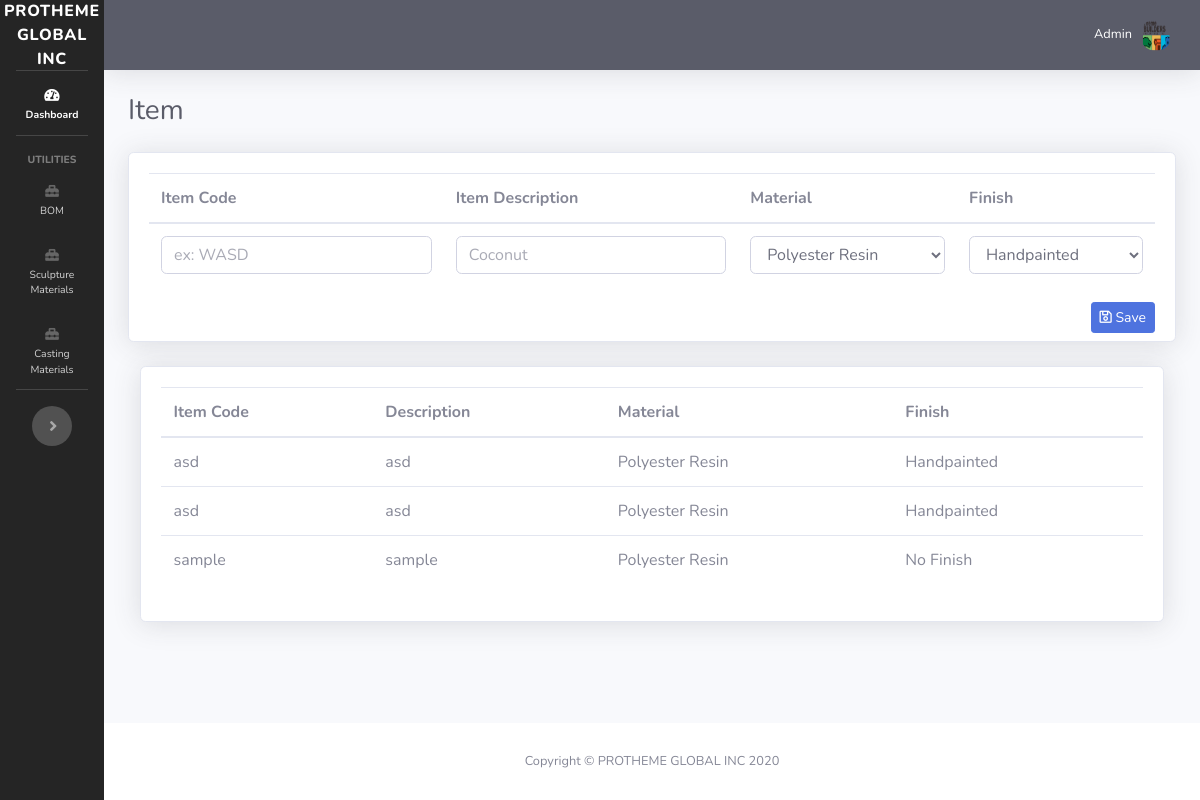
The page /item.php on the database as committed earlier.
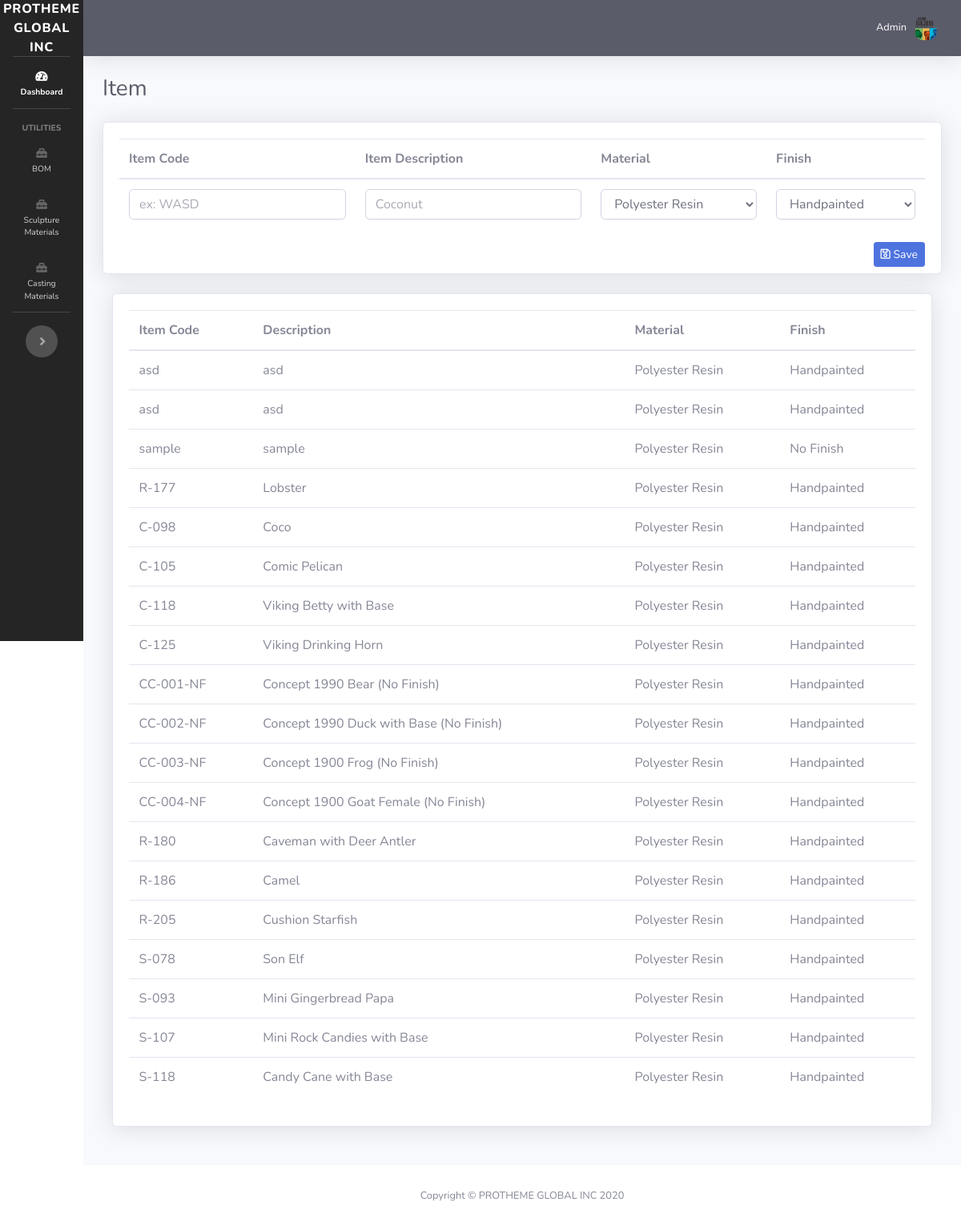
The same page on the database as committed later.
### tables this page shows
CREATE TABLE `item` (
  `id` int(11) NOT NULL,
  `item_code` varchar(128) NOT NULL,
  `item_description` varchar(128) NOT NULL,
  `material` varchar(128) NOT NULL,
  `finish` varchar(128) NOT NULL
);

### item.php (the view, shortened to what this page needs)
<?php
require_once 'dbh.php';
include("sidebar.php");
$getItems = $mysqli->query('SELECT * FROM item') or die ($mysqli->error);
?>
<div id="content-wrapper" class="d-flex flex-column">
    <div id="content">
        <?php
        include("topbar.php");
        ?>
        <div class="container-fluid">
            <div class="d-sm-flex align-items-center justify-content-between mb-4">
                <h1 class="h3 mb-0 text-gray-800">Item</h1>
            </div>
            <div class="row">
                <div class="col-lg-12 mb-4">
                    <div class="card shadow mb-4">
                        <form action="process_item.php" method="POST" class="mb-1">
                            <div class="card-body">
                                <table class="table">
                                    <thead>
                                    <tr>
                                        <th>Item Code</th>
                                        <th>Item Description</th>
                                        <th>Material</th>
                                        <th>Finish</th>
                                    </tr>
                                    </thead>
                                    <tbody>
                                    <tr>
                                        <td><input class="form-control" name="item_code" placeholder="ex: WASD" required></td>
                                        <td>
                                            <input type="text" class="form-control" name="description" placeholder="Coconut" required>
                                        </td>
                                        <td>
                                            <select class="form-control" name="material" required>
                                                <option value="Polyester Resin">Polyester Resin</option>
                                            </select>
                                        </td>
                                        <td>
                                            <select class="form-control" name="finish" required>
                                                <option value="Handpainted">Handpainted</option>
                                            </select>
                                        </td>
                                    </tr>
                                    </tbody>
                                </table>
                                <button type="submit" class="btn btn-primary btn-sm mb-1 float-right" name="save"><i class="far fa-save"></i> Save</button>
                        </form>
                    </div>
                </div>
                <div class="col-lg-12 mb-4">
                    <div class="card shadow mb-12" style="padding: 2%;">
                        <table class="table" id="dataTable">
                            <thead>
                            <tr>
                                <th>Item Code</th>
                                <th>Description</th>
                                <th>Material</th>
                                <th>Finish</th>
                            </tr>
                            </thead>
                            <tbody>
                            <?php while($newItems=$getItems->fetch_assoc()){ ?>
                                <tr>
                                    <td><?php echo $newItems['item_code']; ?></td>
                                    <td><?php echo $newItems['item_description']; ?></td>
                                    <td><?php echo $newItems['material']; ?></td>
                                    <td><?php echo $newItems['finish']; ?></td>
                                </tr>
                            <?php }?>
                            </tbody>
                        </table>
                    </div>
                </div>
            </div>
        </div>
    </div>
</div>
<?php include("footer.php"); ?>

### sidebar.php (shortened to what this page needs)
<!DOCTYPE html>
<html lang="en">
<head>
    <link href="vendor/fontawesome-free/css/all.min.css" rel="stylesheet" type="text/css">
    <link href="css/sb-admin-2.min.css" rel="stylesheet">
    <link href="css/sb-admin-2.css" rel="stylesheet">
    <link href="vendor/datatables/dataTables.bootstrap4.min.css" rel="stylesheet">
</head>
<body id="page-top">
  <div id="wrapper">
    <nav>
    <ul class="navbar-nav bg-gradient-primary sidebar sidebar-dark accordion toggled" id="accordionSidebar">
      <a class="sidebar-brand d-flex align-items-center justify-content-center" href="index.php">
        <div class="mx-3">protheme global inc</div>
      </a>
      <hr class="sidebar-divider my-0">
      <li class="nav-item active">
        <a class="nav-link" href="index.php">
          <i class="fas fa-fw fa-tachometer-alt"></i>
          <span>Dashboard</span></a>
      </li>
      <hr class="sidebar-divider">
      <div class="sidebar-heading">
        Utilities
      </div>
        <li class="nav-item">
            <a class="nav-link collapsed" href="#" data-toggle="collapse" data-target="#equipments" aria-expanded="true" aria-controls="equipments">
                <i class="fas fa-toolbox"></i>
                <span>BOM</span>
            </a>
        </li>
        <li class="nav-item">
            <a class="nav-link collapsed" href="#" data-toggle="collapse" data-target="#castingMaterials" aria-expanded="true" aria-controls="castingMaterials">
                <i class="fas fa-toolbox"></i>
                <span>Sculpture Materials</span>
            </a>
        </li>
        <li class="nav-item">
            <a class="nav-link collapsed" href="#" data-toggle="collapse" data-target="#sculptureMaterials" aria-expanded="true" aria-controls="equipments">
                <i class="fas fa-toolbox"></i>
                <span>Casting Materials</span>
            </a>
        </li>
      <hr class="sidebar-divider d-none d-md-block">
      <div class="text-center d-none d-md-inline">
        <button class="rounded-circle border-0" id="sidebarToggle"></button>
      </div>
    </ul>
    </nav>

### topbar.php (shortened to what this page needs)
<nav class="navbar navbar-expand navbar-dark bg-dark topbar mb-4 static-top shadow">
  <ul class="navbar-nav ml-auto">
    <li class="nav-item dropdown no-arrow">
      <a class="nav-link dropdown-toggle" href="#" id="userDropdown" role="button" data-toggle="modal" data-target="#logoutModal" aria-haspopup="true" aria-expanded="false">
        <span class="mr-2 d-none d-lg-inline text-white small"><?php  ?>Admin</span>
        <img class="img-profile rounded-circle" src="img/logo-theme-builder.png">
      </a>
    </li>
  </ul>
</nav>

### footer.php (shortened to what this page needs)
      <footer class="sticky-footer bg-white">
        <div class="container my-auto">
          <div class="copyright text-center my-auto">
            <span>Copyright &copy; PROTHEME GLOBAL INC 2020</span>
          </div>
        </div>
      </footer>
    </div>
</body>
</html>

### sidebar.php (style rules this page uses)
::placeholder { opacity: 0.7 !important; }
.bg-gradient-primary { background-color: #252525 !important; background-image: none !important; background-size: cover !important; }
nav ul { position: sticky !important; top: 0; z-index: 99; white-space: normal; }
nav ul li a { white-space: normal !important; }
body, input, textarea { scroll-behavior: smooth !important; }

Rows that differ between the two databases and show on the page:
added item: item_code "R-177", item_description "Lobster", material "Polyester Resin", finish "Handpainted"
added item: item_code "C-098", item_description "Coco", material "Polyester Resin", finish "Handpainted"
added item: item_code "C-105", item_description "Comic Pelican", material "Polyester Resin", finish "Handpainted"
added item: item_code "C-118", item_description "Viking Betty with Base", material "Polyester Resin", finish "Handpainted"
added item: item_code "C-125", item_description "Viking Drinking Horn", material "Polyester Resin", finish "Handpainted"
added item: item_code "CC-001-NF", item_description "Concept 1990 Bear (No Finish)", material "Polyester Resin", finish "Handpainted"
added item: item_code "CC-002-NF", item_description "Concept 1990 Duck with Base (No Finish)", material "Polyester Resin", finish "Handpainted"
added item: item_code "CC-003-NF", item_description "Concept 1900 Frog (No Finish)", material "Polyester Resin", finish "Handpainted"
added item: item_code "CC-004-NF", item_description "Concept 1900 Goat Female (No Finish)", material "Polyester Resin", finish "Handpainted"
added item: item_code "R-180", item_description "Caveman with Deer Antler", material "Polyester Resin", finish "Handpainted"
added item: item_code "R-186", item_description "Camel", material "Polyester Resin", finish "Handpainted"
added item: item_code "R-205", item_description "Cushion Starfish", material "Polyester Resin", finish "Handpainted"
added item: item_code "S-078", item_description "Son Elf", material "Polyester Resin", finish "Handpainted"
added item: item_code "S-093", item_description "Mini Gingerbread Papa", material "Polyester Resin", finish "Handpainted"
added item: item_code "S-107", item_description "Mini Rock Candies with Base", material "Polyester Resin", finish "Handpainted"
added item: item_code "S-118", item_description "Candy Cane with Base", material "Polyester Resin", finish "Handpainted"
